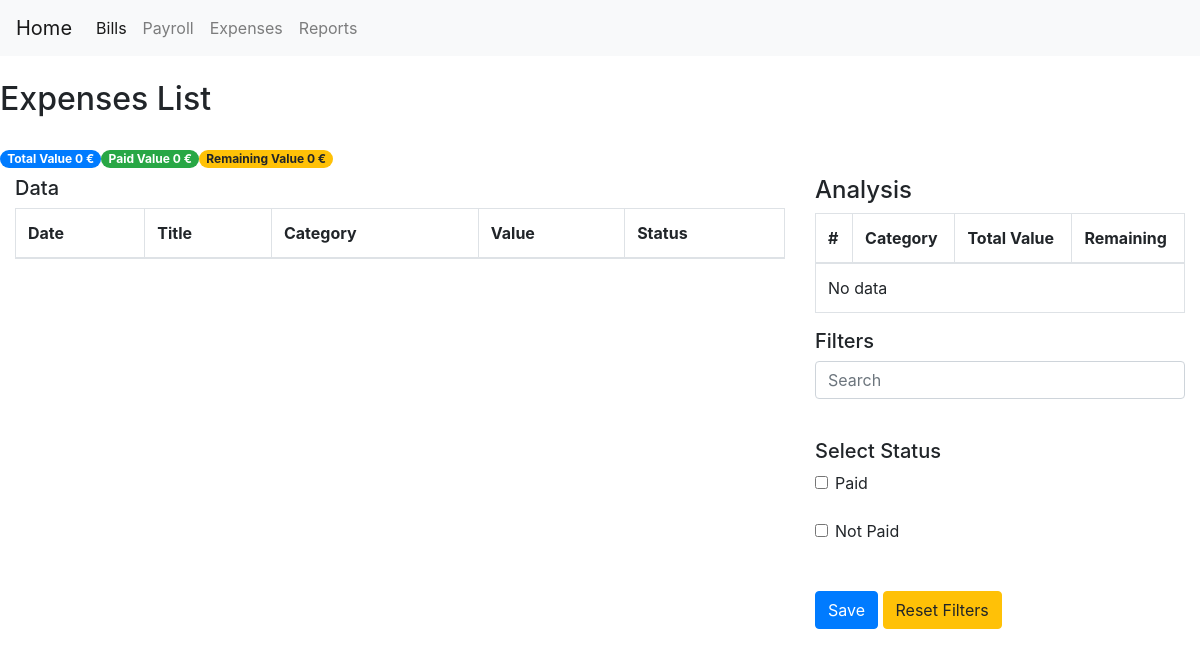
/expenses/, run on an earlier commit of the app's database.
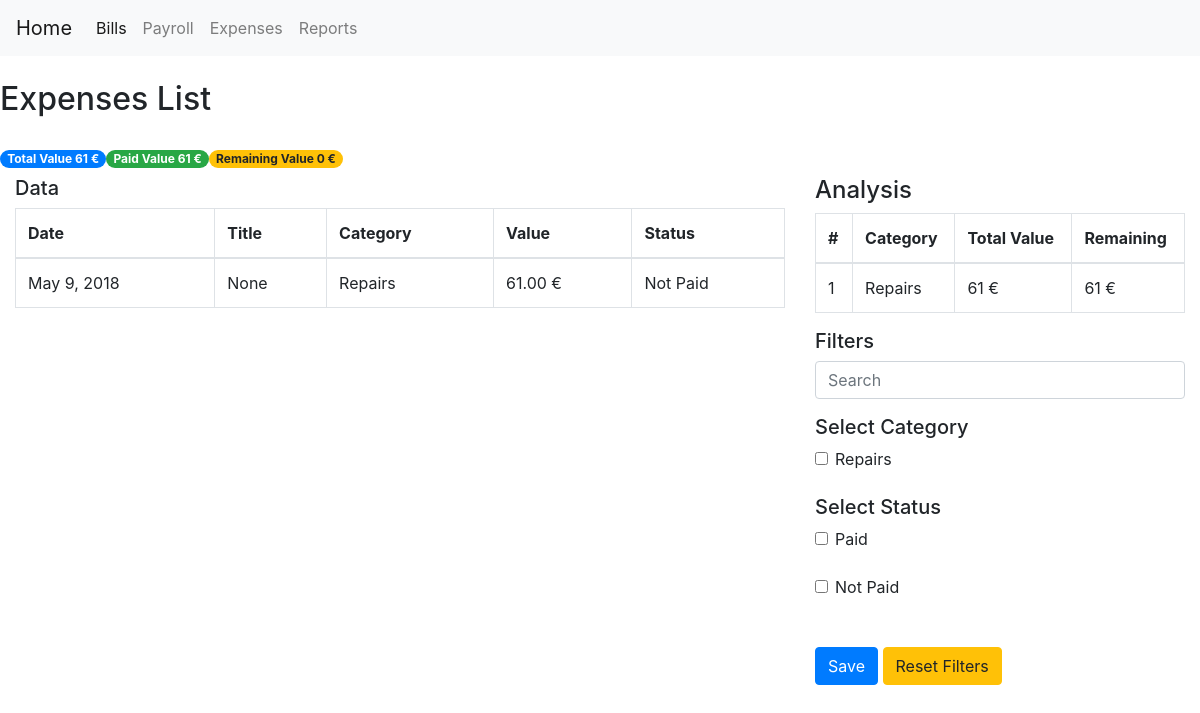
And on a later commit of the database.
### expenses/models.py (models this page shows, shortened)
class DefaultExpenseModel(models.Model):
    title = models.CharField(max_length=100, blank=True, null=True)
    date_expired = models.DateField()
    final_value = models.DecimalField(default=0, decimal_places=2, max_digits=20)
    paid_value = models.DecimalField(default=0, decimal_places=2, max_digits=20)
    is_paid = models.BooleanField(default=False)
    payment_method = models.ForeignKey(PaymentMethod, null=True, on_delete=models.SET_NULL)
    objects = models.Manager()
    my_query = GeneralManager()
    class Meta:
        abstract = True
    def tag_final_value(self):
        return f'{self.final_value} {CURRENCY}'
    tag_final_value.short_description = 'Value'
    def tag_is_paid(self):
        return 'Is Paid' if self.is_paid else 'Not Paid'
    tag_is_paid.short_description = 'Paid'
    @staticmethod
    def analysis(queryset):
        total_value = queryset.aggregate(Sum('final_value'))['final_value__sum'] if queryset else 0
        paid_value = queryset.filter(is_paid=False).aggregate(Sum('final_value'))['final_value__sum']\
            if queryset.filter(is_paid=False) else 0
        diff = total_value - paid_value
        category_analysis = queryset.values('category__title').annotate(total_value=Sum('final_value'),
                                                                       remaining=Sum(F('final_value')-F('paid_value'))
                                                                       ).order_by('remaining')
        return [total_value, paid_value, diff, category_analysis]
    @staticmethod
    def filters_data(request, queryset):
        search_name = request.GET.get('search_name', None)
        cate_name = request.GET.getlist('cate_name', None)
        paid_name = request.GET.getlist('paid_name', None)
        person_name = request.GET.getlist('person_name', None)
        queryset = queryset.filter(title__icontains=search_name) if search_name else queryset
        queryset = queryset.filter(category__id__in=cate_name) if cate_name else queryset
        queryset = queryset.filter(is_paid=True) if 'paid' == paid_name else queryset.filter(is_paid=False)\
            if 'not_paid' == paid_name else queryset
        if person_name:
            try:
                queryset = queryset.filter(person__id__in=person_name)
            except:
                queryset = queryset
        return queryset

class GenericExpense(DefaultExpenseModel):
    category = models.ForeignKey(GenericExpenseCategory, null=True, on_delete=models.SET_NULL,
                                 related_name='category_expenses')
    class Meta:
        verbose_name_plural = '7. Generic Expenses'
        ordering = ['-date_expired']
    def tag_category(self):
        return f'{self.category}'

class GenericExpenseCategory(models.Model):
    title = models.CharField(unique=True, max_length=150)
    balance = models.DecimalField(default=0, max_digits=20, decimal_places=2)
    class Meta:
        verbose_name_plural = '6. Expense Category'
    def __str__(self):
        return self.title
    def tag_balance(self):
        return f'{self.balance} {CURRENCY}'
    tag_balance.short_description = 'Value'

### expenses/views.py (the view)
# urls.py: path('expenses/', ExpensesListView.as_view(), name='expenses_view'),
class ExpensesListView(ListView):
    model = GenericExpense
    template_name = 'page_list.html'
    paginate_by = 100
    def get_queryset(self):
        queryset = GenericExpense.objects.all()
        queryset = GenericExpense.filters_data(self.request, queryset)
        return queryset
    def get_context_data(self, **kwargs):
        context = super(ExpensesListView, self).get_context_data(**kwargs)
        page_title = 'Expenses List'
        categories = GenericExpenseCategory.objects.all()
        search_name, cate_name, paid_name = [self.request.GET.get('search_name', None),
                                             self.request.GET.getlist('cate_name', None),
                                             self.request.GET.getlist('paid_name')
                                             ]
        total_value, paid_value, diff, category_analysis = GenericExpense.analysis(self.object_list)
        currency = CURRENCY
        context.update(locals())
        return context

### expenses/templates/page_list.html (shortened to what this page needs)
{% extends "index.html" %}
{% block container %}
    <div class="row">
        <h2 class="center">{{ page_title }}</h2>
    </div>
        <br>
    <div class="row">
        <label class="badge badge-pill badge-primary">Total Value {{ total_value }} {{ currency }}</label>
        <label class="badge badge-pill badge-success">Paid Value {{ paid_value }} {{ currency }}</label>
        <label class="badge badge-pill badge-warning">Remaining Value {{ diff }} {{ currency }}</label>
    </div>
    <div class="row">
        <div class="col-8">
            <h5>Data</h5>
            <table class="table table-bordered">
                <thead>
                    <tr>
                        <th>Date</th>
                        <th>Title</th>
                        <th>Category</th>
                        <th>Value</th>
                        <th>Status</th>
                    </tr>
                </thead>
                <tbody>
                    {% for order in object_list %}
                    <tr>
                        <td>{{ order.date_expired|date }}</td>
                        <td>{{ order.title }}</td>
                        <td>{{ order.tag_category }}</td>
                        <td>{{ order.tag_final_value }}</td>
                        <td>{{ order.tag_is_paid }}</td>
                    </tr>
                    {% empty %}
                        <tr></tr>
                    {% endfor %}
                </tbody>
            </table>
        </div>
        <div class="col-4">
            <h4>Analysis</h4>
            <table class="table table-bordered">
                <thead>
                    <tr>
                        <th>#</th>
                        <th>Category</th>
                        <th>Total Value</th>
                        <th>Remaining</th>
                    </tr>
                </thead>
                <tbody>
                    {% for category in category_analysis %}
                        <tr>
                            <td>{{ forloop.counter }}</td>
                            <td>{{ category.category__title }}</td>
                            <td>{{ category.total_value }} {{ currency }}</td>
                            <td>{{ category.remaining }} {{ currency }}</td>
                        </tr>
                    {% empty %}
                        <tr>
                            <td colspan="4">No data</td>
                        </tr>
                    {% endfor %}
                </tbody>
            </table>
            <h5>Filters</h5>
            <form method="get">
                <div class="form-group">
                    <input class="form-control"
                           name="search_name"
                           {% if search_name %}
                            value="{{ search_name }}" placeholder="{{ search_name }}"
                           {% else %}
                            placeholder="Search"
                           {% endif %}
                    >
                </div>
                {% if categories %}
                    <h5>Select Category</h5>
                    {% for category in categories %}
                        <div class="form-check">
                            <input class="form-check-input"
                                   type="checkbox"
                                   name="cate_name"
                                   value="{{ category.id }}"
                                   id="cate_id_{{ category.id }}"
                            >
                            <label class="form-check-label" for="cate_id_{{ category.id }}">{{ category }}</label>
                        </div>
                    {% endfor %}
                {% endif %}
                <br>
                <h5>Select Status</h5>
                <div class="form-check">
                    <input class="form-check-input"
                           type="checkbox"
                           name="paid_name"
                           value="paid"
                           id="paid_"
                    >
                    <label class="form-check-label" for="paid_">Paid</label>
                </div>
                <br>
                <div class="form-check">
                    <input class="form-check-input"
                           type="checkbox"
                           name="paid_name"
                           value="not_paid"
                           id="not_paid_"
                    >
                    <label class="form-check-label" for="not_paid_">Not Paid</label>
                </div>
                <br> <br>
                <button type="submit" class="btn btn-primary">Save</button>
                <a href="{{ request.path }}" class="btn btn-warning">Reset Filters</a>
            </form>
        </div>
    </div>
{% endblock %}

### expenses/templates/index.html (shortened to what this page needs)
<!doctype html>
<html lang="en">
<head>
    <link rel="stylesheet" href="https://stackpath.bootstrapcdn.com/bootstrap/4.1.3/css/bootstrap.min.css">
</head>
<body>
{% include 'navbar.html' %}
<br>
<div class="container-fluid">
    {% block container %}{% endblock %}
  </div>
  </body>
</html>

### expenses/templates/navbar.html (shortened to what this page needs)
<nav class="navbar navbar-expand-lg navbar-light bg-light">
        <a class="navbar-brand" href="{% url 'homepage' %}">Home</a>
        <div class="collapse navbar-collapse" id="navbarSupportedContent">
              <ul class="navbar-nav mr-auto">
                  <li class="nav-item active">
                      <a class="nav-link" href="{% url 'bills_view' %}">Bills <span class="sr-only">(current)</span></a>
                  </li>
                  <li class="nav-item">
                      <a class="nav-link" href="{% url 'payroll_view' %}">Payroll</a>
                  </li>
                  <li class="nav-item">
                      <a class="nav-link" href="{% url 'expenses_view' %}">Expenses</a>
                  </li>
                  <li class="nav-item">
                      <a class="nav-link" href="{% url 'reports_view' %}">Reports</a>
                  </li>
              </ul>
        </div>
    </nav>

What changed in the data, as far as the page shows it:
added GenericExpense: date_expired "May 9, 2018", title "None", tag_category "Repairs", tag_final_value "61.00 €", tag_is_paid "Not Paid"
added GenericExpenseCategory: category__title "Repairs", total_value "61", currency "€", remaining "61", title "Repairs"
Also different on the page:
{{ total_value }}: "0" → "61"
{{ paid_value }}: "0" → "61"
text no longer shown: "No data"
text now shown: "Select Category"
